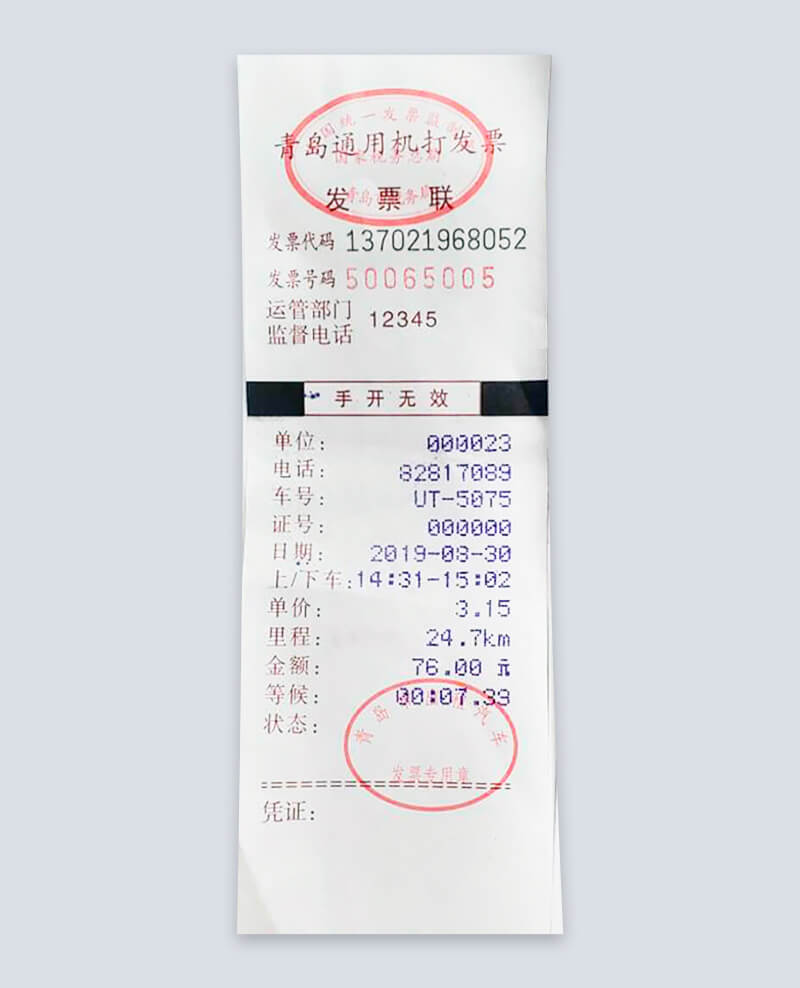
#> input picture test_img/1.jpg, 800 x 988 px
$ python -i backend_utils.py   (imports and definitions only)
#> lines starting #> are read from the running program, lines starting #| are printed output that depends on the picture; after the words box and inside, x2 and y2 are one past the last pixel; in counts of white or black regions, pixels touching at a corner belong together
import copy
import time
import json
import itertools
from functools import wraps

import cv2
import numpy as np

class NpEncoder(json.JSONEncoder):
    """https://stackoverflow.com/a/57915246"""

    # [8 lines left out: function default, not called in this run]


def timer(func):
    # [8 lines left out: function wrapper, not called in this run]

    return wrapper

# [77 lines left out: functions resize_and_pad, create_poly_from_polys, make_pad32_img, update_field_ids, make_crop_img, update_coord_crop_img, not called in this run]


def get_largest_poly_with_coord(mask_img, reshape=False):
    # mask_img: gray img
#> called with reshape = False
    _, mask_img = cv2.threshold(mask_img, 127, 255, 0)
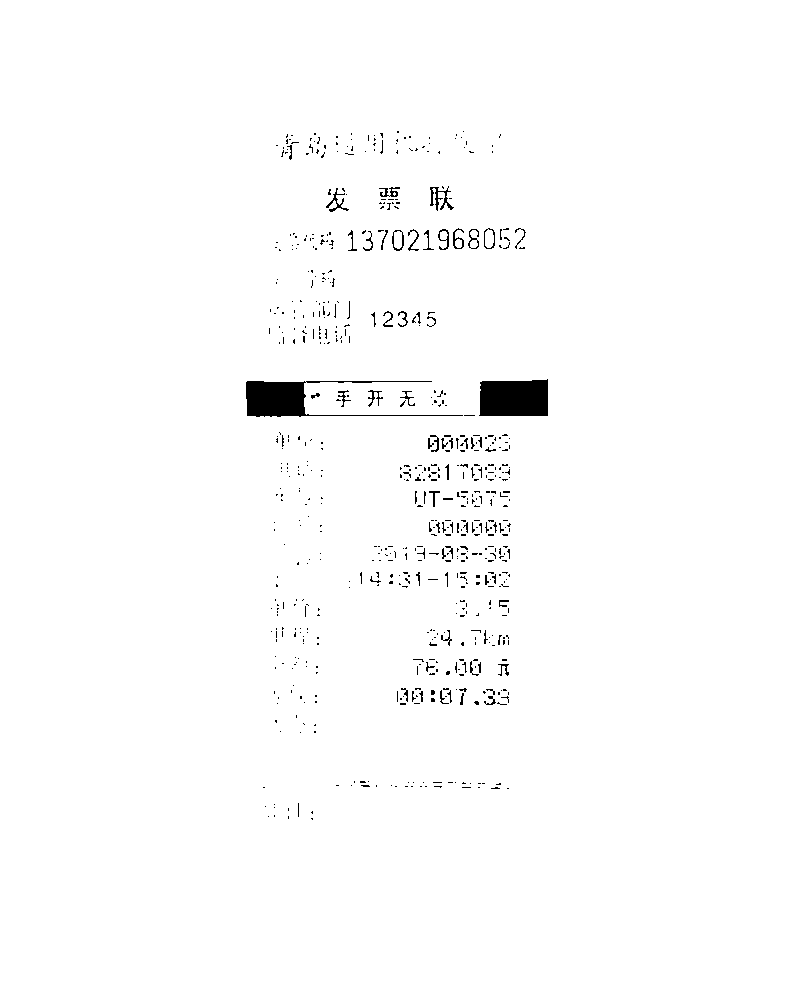
#> mask_img: shape (988, 800); 98.7% white; 657 black regions (595 under 20 px), largest, box (x1, y1, x2, y2) and area: (479, 379, 548, 416) 2392, (246, 381, 463, 417) 2329, (430, 186, 454, 211) 200
    kernel = np.ones((3, 3), np.uint8)
    mask_img = cv2.dilate(mask_img, kernel, iterations=3)
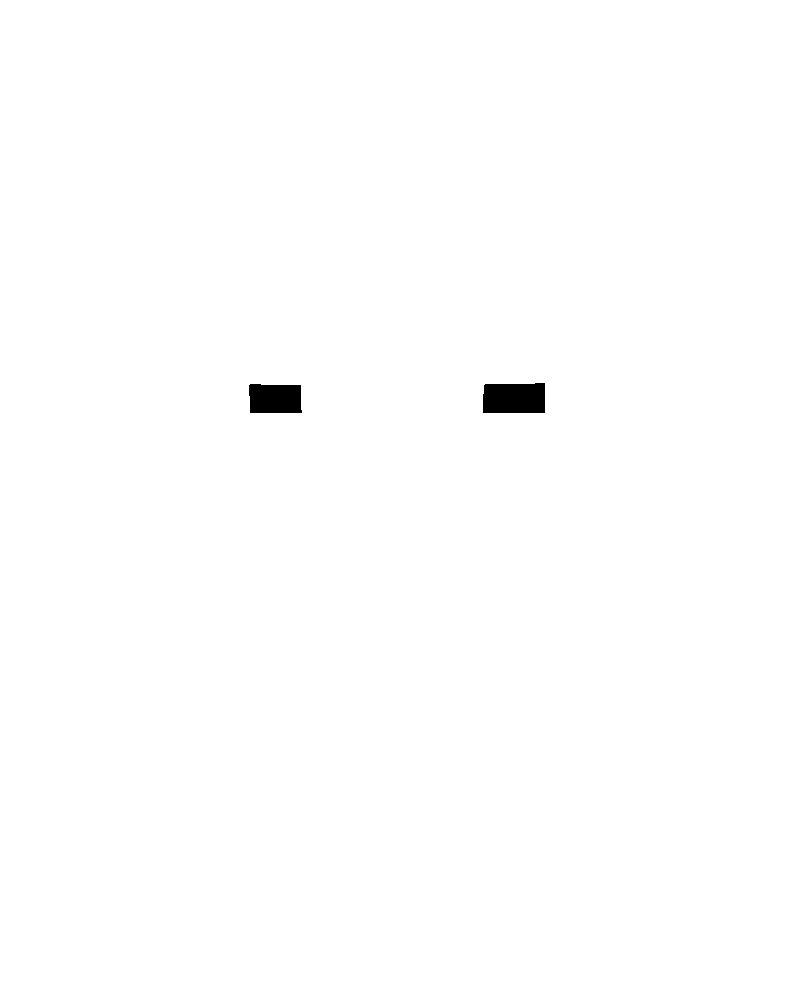
#> mask_img: shape (988, 800); 99.6% white; 2 black regions
    contours = cv2.findContours(mask_img, cv2.RETR_TREE, cv2.CHAIN_APPROX_SIMPLE)[0]
#> contours = 3 contours; box (x1, y1, x2, y2) and area: (0, 0, 800, 988) 788613, (482, 382, 546, 414) 1886, (248, 383, 303, 414) 1532
    # find the biggest countour (c) by the area
    c = max(contours, key=cv2.contourArea)
#> c = [[0, 0], [0, 987], [799, 987], [799, 0]]

    rect = cv2.minAreaRect(c)
#> rect = ((399.5, 493.5), (987, 799), -90)
    poly = np.int0(cv2.boxPoints(rect))
#> poly = [[799, 987], [0, 987], [0, 0], [799, 0]]
    point = np.array(poly).reshape(-1, 2).astype(int)
#> point = [[799, 987], [0, 987], [0, 0], [799, 0]]

    return point


# [86 lines left out: functions get_max_hw, get_transform_matrix, make_warp_img, order_points, four_point_transform, not called in this run]

>>> import cv2
>>> picture = cv2.imread('../test_img/1.jpg', cv2.IMREAD_GRAYSCALE)
>>> result = get_largest_poly_with_coord(picture)
#> result = [[799, 987], [0, 987], [0, 0], [799, 0]]
